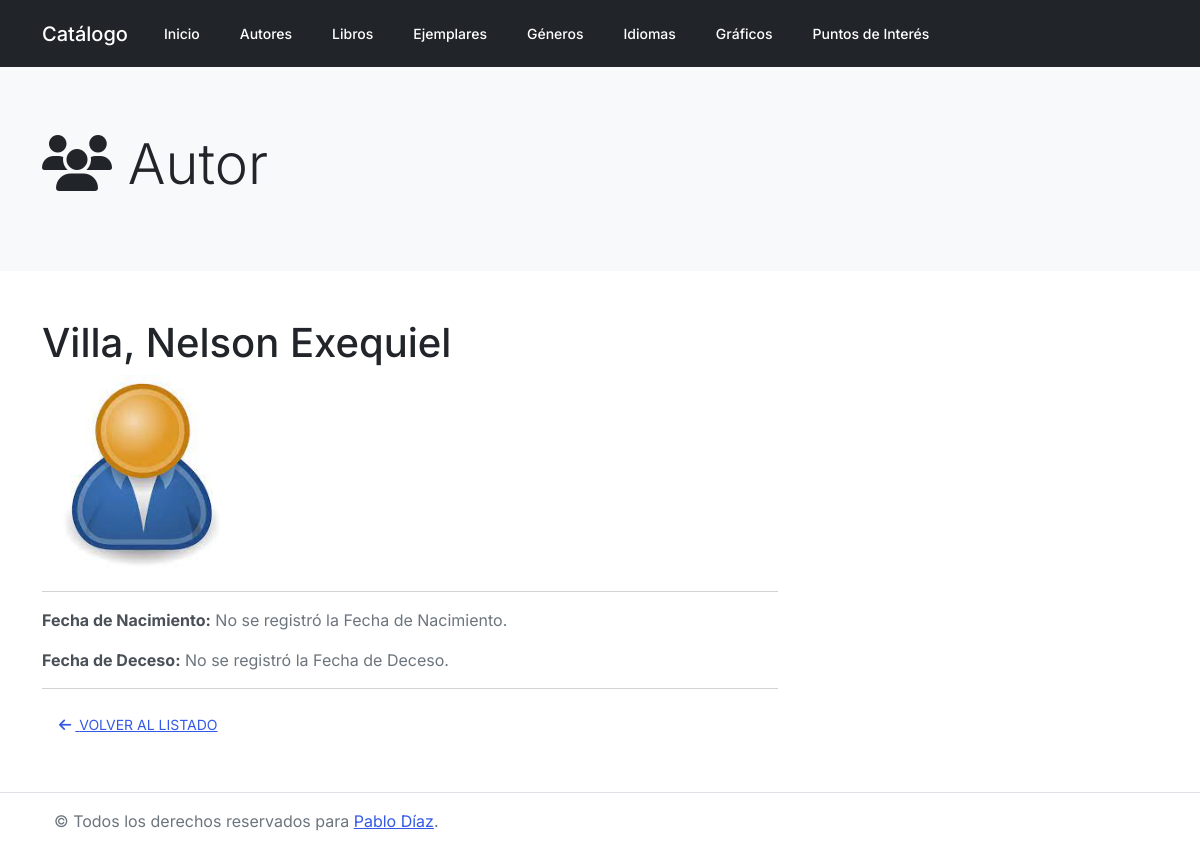
Page /catalogo/autor/detalle/63 on the committed database.
### catalogo/models.py (models this page shows, shortened)
class Autor(models.Model):
    nombre = models.CharField(max_length=50)
    apellido = models.CharField(max_length=50)
    fechaNac = models.DateField(null=True, blank=True)
    fechaDeceso = models.DateField('Fallecido', null=True, blank=True)
    image=models.ImageField(upload_to='catalogo/upload/img', null=True, blank=True)
    def __str__(self):
        return '%s, %s' % (self.apellido, self.nombre)
    class Meta:
        ordering = ["-id", "apellido", "nombre"]

### catalogo/views.py (the view, shortened to what this page needs)
# urls.py: path('autor/detalle/<pk>', views.AuthorDetailView.as_view(), name='author_details'),
class AuthorDetailView(generic.DetailView):
    model = Autor
    template_name = 'authors/show.html'

### catalogo/templates/authors/show.html
{% extends "base.html" %}
{% block jumbotron %}
    {% include "partials/jumbotron.html" with icon="<i class='fas fa-users'></i>" title="Autor" %}
{% endblock %}
{% block content %}
    <div class="row">
        <div class="col-12 col-md-8">
            <h1>{{ autor }}</h1>
            {% if autor.image %}
                <img src="{{ autor.image.url }}" alt="{{ autor }}" class="img-responsive" width="200px">
            {% else %}
                <p class="text-muted mb-0">Sin imágen del autor.</p>
            {% endif %}
            <hr>
            <p>
                <strong>Fecha de Nacimiento:</strong>
                {% if autor.fechaNac %}
                    {{ autor.fechaNac }}
                {% else %}
                    <span class="text-muted">No se registró la Fecha de Nacimiento.</span>
                {% endif %}
            </p>
            <p>
                <strong>Fecha de Deceso:</strong>
                {% if autor.fechaDeceso %}
                    {{ autor.fechaDeceso }}
                {% else %}
                    <span class="text-muted">No se registró la Fecha de Deceso.</span>
                {% endif %}
            </p>
            <hr>
            <a href="{% url 'author_list' %}" class="btn btn-link">
                <i class="fas fa-arrow-left mr-1"></i> VOLVER AL LISTADO
            </a>
        </div>
    </div>
{% endblock %}

### rows in the picture
Autor: apellido+nombre "Villa, Nelson Exequiel", image (picture)

### other values in the picture
{{ title }} "Autor"
